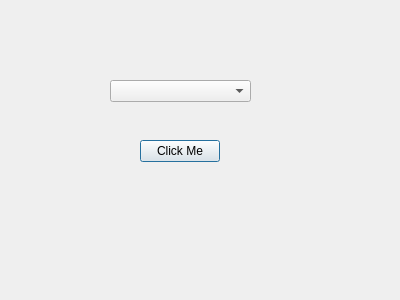
<?xml version="1.0" encoding="UTF-8"?>
<ui version="4.0">
 <class>Dialog</class>
 <widget class="QDialog" name="Dialog">
  <property name="geometry">
   <rect>
    <x>0</x>
    <y>0</y>
    <width>400</width>
    <height>300</height>
   </rect>
  </property>
  <property name="windowTitle">
   <string>Dialog</string>
  </property>
  <widget class="QComboBox" name="comboBox">
   <property name="geometry">
    <rect>
     <x>110</x>
     <y>80</y>
     <width>141</width>
     <height>22</height>
    </rect>
   </property>
  </widget>
  <widget class="QPushButton" name="pushButton">
   <property name="geometry">
    <rect>
     <x>140</x>
     <y>140</y>
     <width>80</width>
     <height>22</height>
    </rect>
   </property>
   <property name="text">
    <string>Click Me</string>
   </property>
  </widget>
 </widget>
 <layoutdefault spacing="6" margin="11"/>
 <resources/>
 <connections/>
</ui>
